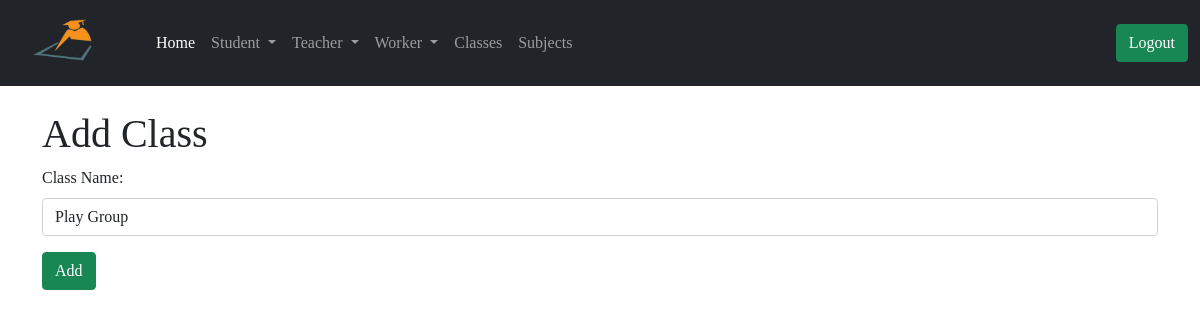
The page /admin/update_class/1 (signed in) on the database as committed earlier.
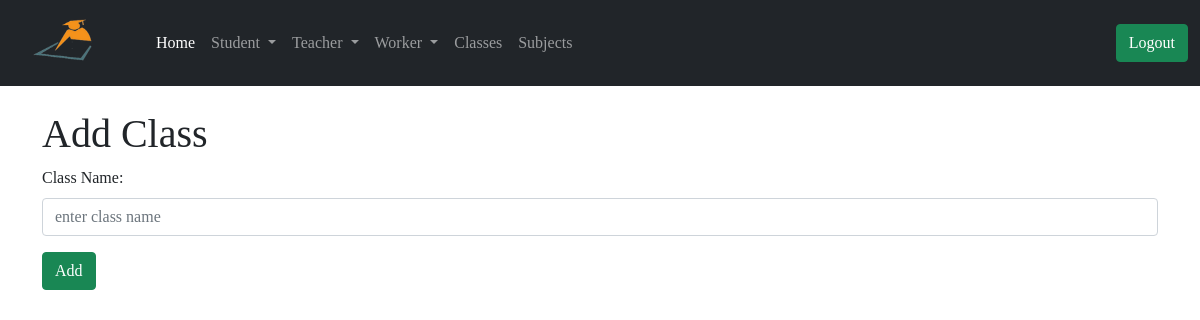
The same page on the database as committed later.
### app/models.py (models this page shows, shortened)
class Class(db.Model):
    id = db.Column(db.Integer, primary_key=True)
    cls_name = db.Column(db.String(64), index=True)
    admin_id = db.Column(db.Integer, db.ForeignKey('user.id'))
    student = db.relationship('Student', backref='stdclass')
    leavestudent = db.relationship('LeaveStudent', backref='stdclass')

### app/routes.py (the view)
@app.route('/admin/update_class/<id>', methods=["GET", "POST"])
@login_required
def update_class(id):
    u_class = Class.query.filter_by(id=id).first()
    if request.method == "POST":
        cls_name = request.form['cls_name']
        u_class.cls_name = cls_name
        db.session.commit()
        flash('{} is successfully update!'.format(u_class.cls_name))
        return redirect(url_for('list_of_class'))
    return render_template('admin/add_class.html', title='Update Class', u_class=u_class)

### app/models.py (called while the page is built)
@login.user_loader
def load_user(id):
    return User.query.get(int(id))

### app/routes.py (called while the page is built)
@app.before_request
def before_request():
    g.user = None
    if 'teacher_id' in session:
        user = Teacher.query.filter_by(id=session['teacher_id']).first()
        g.user = user

### app/templates/admin/add_class.html
{% extends 'admin/base.html' %}
{% block content %}
<div class="container">
<h1 class="mt-4">Add Class</h1>
<form method="POST">
    <div class="mb-3">
      <label for="Inputname" class="form-label">Class Name:</label>
      <input type="text" class="form-control" name="cls_name" value="{{u_class.cls_name}}" id="Inputname" placeholder="enter class name" required>
    </div>
    <button type="submit" class="btn btn-success">Add</button>
</form>
</div>
{% endblock %}

Rows that differ between the two databases and show on the page:
removed Class: cls_name "Play Group"
